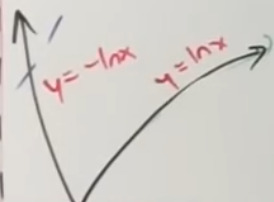
#> input picture ChalkStream/assets/samples/input.jpg, 274 x 202 px
$ python image_crop.py
#> lines starting #> are read from the running program, lines starting #| are printed output that depends on the picture
"""Small manual crop-and-warp experiment kept for quick visual checks."""

import cv2
import numpy as np
from pathlib import Path

# Hard-coded points used by the original experiment script.
pts = np.array([
    [101, 86],  # top-left      [0]
    [538, 87],  # top-right     [1]
    [539,297],  # bottom-right  [2]
    [103,303]   # bottom-left   [3]
], dtype="float32")

widthA = np.linalg.norm(pts[3] - pts[2])
widthB = np.linalg.norm(pts[1] - pts[0])
maxWidth = int(max(widthA, widthB))

heightA = np.linalg.norm(pts[2] - pts[1])
heightB = np.linalg.norm(pts[3] - pts[0])
maxHeight = int(max(heightA, heightB))

dst = np.array([
    [0, 0],
    [maxWidth, 0],
    [maxWidth, maxHeight],
    [0, maxHeight]
], dtype="float32")

M = cv2.getPerspectiveTransform(pts, dst)
REPO_ROOT = Path(__file__).resolve().parent.parent
img = cv2.imread(str(REPO_ROOT / "assets" / "samples" / "input.jpg"))
#> img is the input picture: shape (202, 274, 3); mean B, G, R 202.6, 207.5, 211.2
warp = cv2.warpPerspective(img, M, (maxWidth, maxHeight))
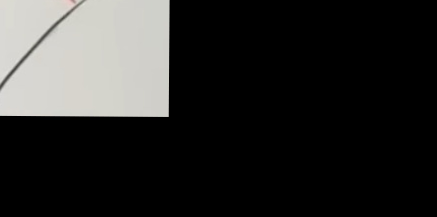
#> warp: shape (217, 437, 3); mean B, G, R 42.1, 43.3, 43.5

cv2.imshow('Grayscale', warp)

$ run again, with ChalkStream/assets/samples/image2.png saved as ChalkStream/assets/samples/input.jpg
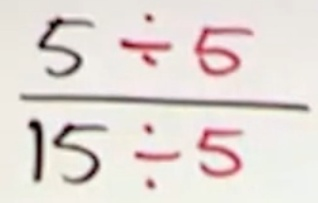
#> input picture ChalkStream/assets/samples/image2.png, 318 x 203 px
#> img is the input picture: shape (203, 318, 3); mean B, G, R 213.9, 218.4, 227.2
#> `warp = cv2.warpPerspective(img, M, (maxWidth, maxHeight))`:
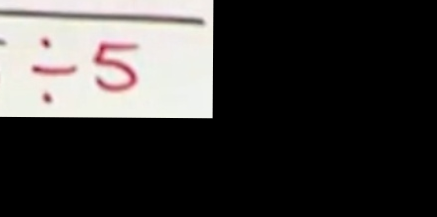
#> warp: shape (217, 437, 3); mean B, G, R 57.6, 58.9, 61
